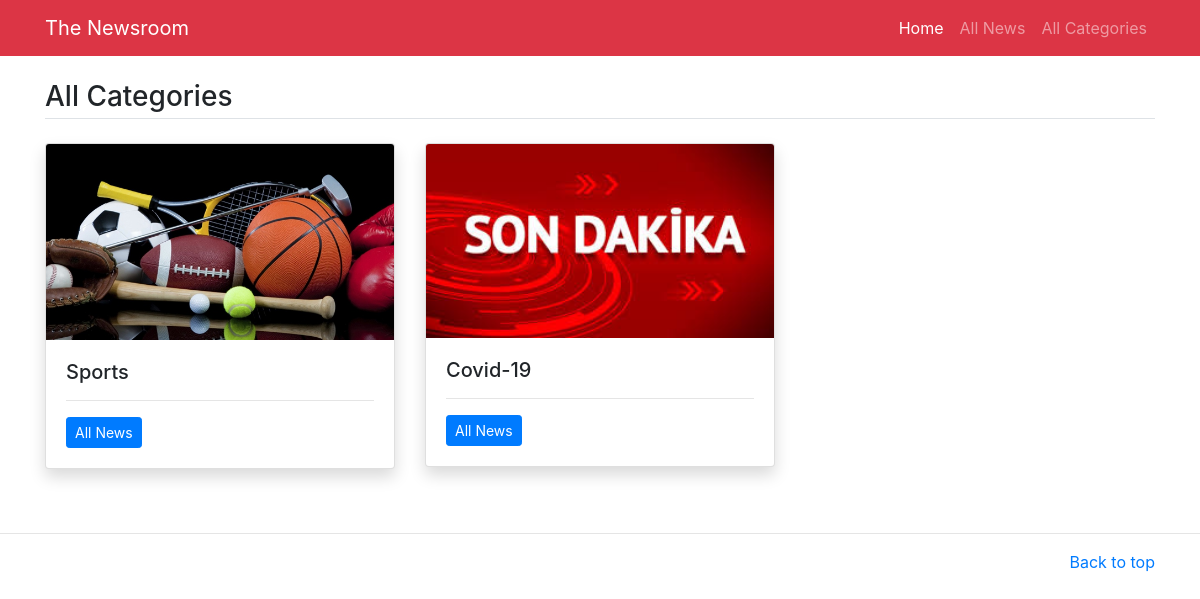
Page /all-category on the committed database.
### main/models.py (models this page shows, shortened)
class Category(models.Model):
    title=models.CharField(max_length=200)
    category_model=models.ImageField(upload_to='media/imgs')
    class Meta:
        verbose_name_plural='Categories'

### main/views.py (the view)
# urls.py: path('all-category',views.all_category,name='all-category'),
def all_category(request):
    cats=Category.objects.all()
    return render(request,'category.html',{
        'cats':cats
    })

### main/templates/category.html
{% extends 'base.html' %}
{% block content %}
<main class="container mt-3 mb-5">
	<h3 class="border-bottom pb-1 my-4">All Categories</h3>
	<div class="row">
        {% for cat in cats %}
    	<div class="col-md-4">
			<div class="card mb-3 shadow">
                <img src="{{cat.category_model}}" class="card-img-top" alt="{{cat.title}}">
			  <div class="card-body">
			    <h5 class="card-title">{{cat.title}}</h5>
			    <hr/>
			    <p class="card-text"><a href="category/{{cat.id}}" class="btn btn-sm btn-primary">All News</a></p>
			  </div>
			</div>
		</div>
		{% endfor %}
	</div>
</main>
{% endblock %}

### rows in the picture
Category: category_model (picture), title "Sports"
Category: category_model (picture), title "Covid-19"
